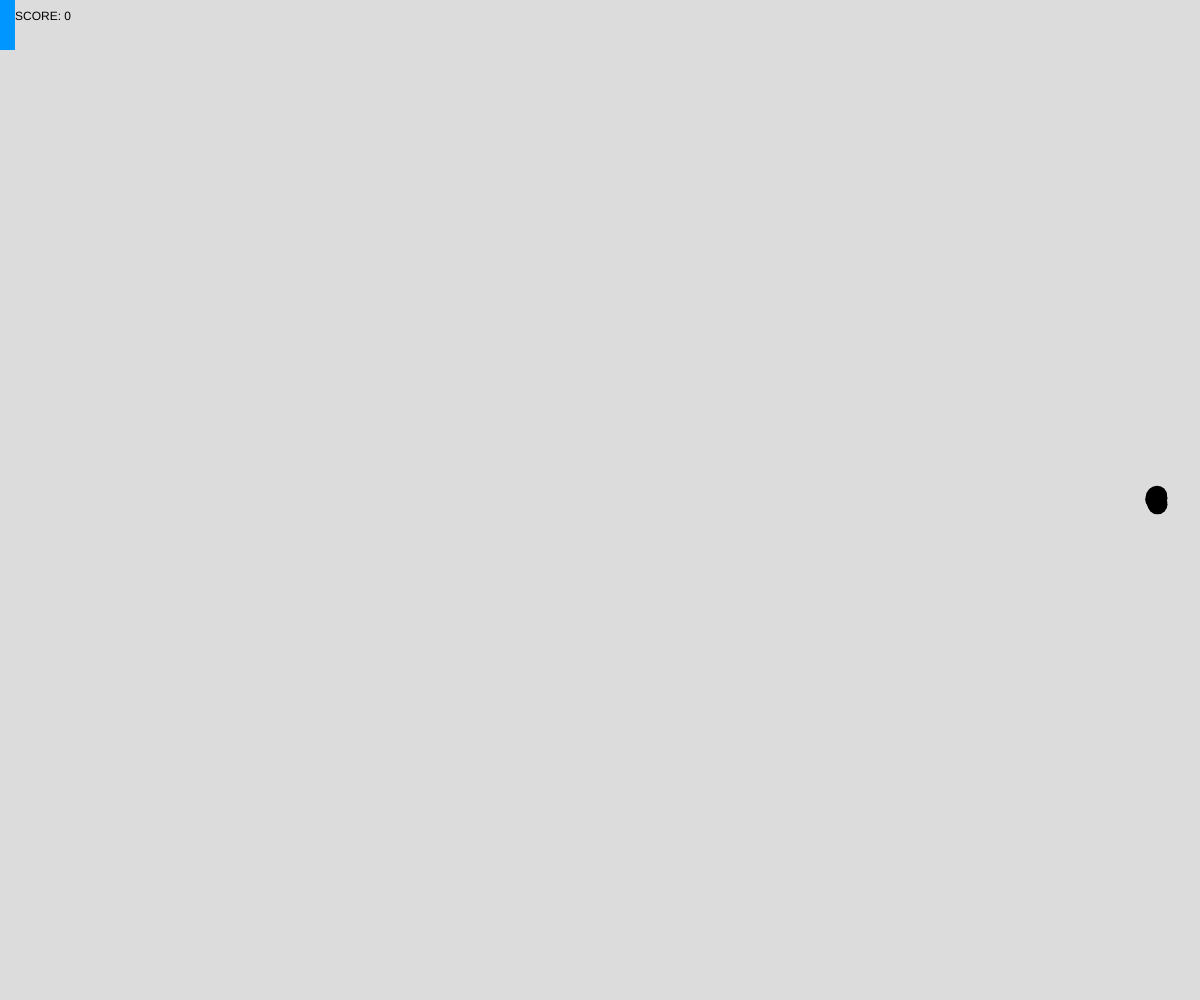
Frame 1 (no input)
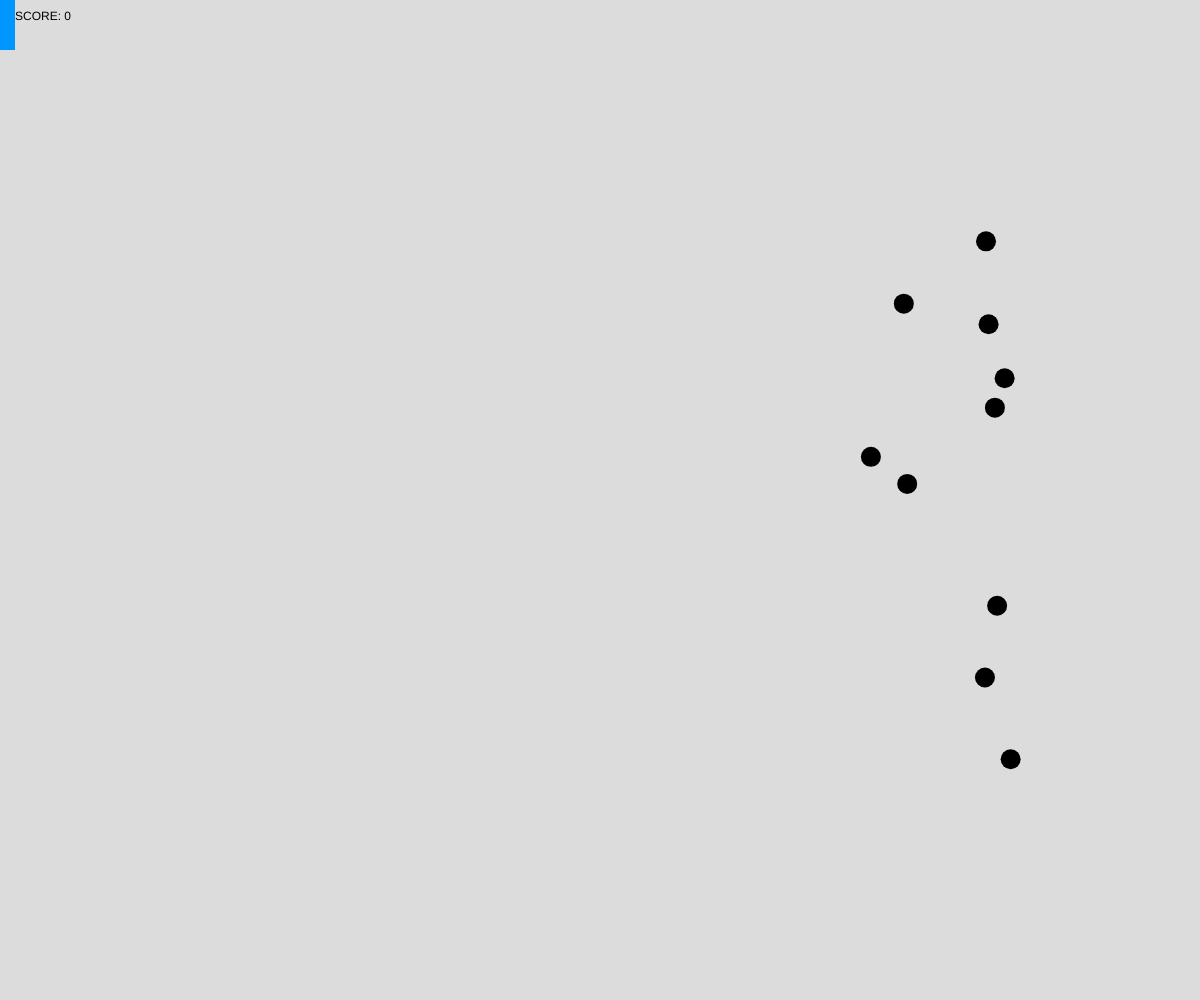
Frame 60 (no input)
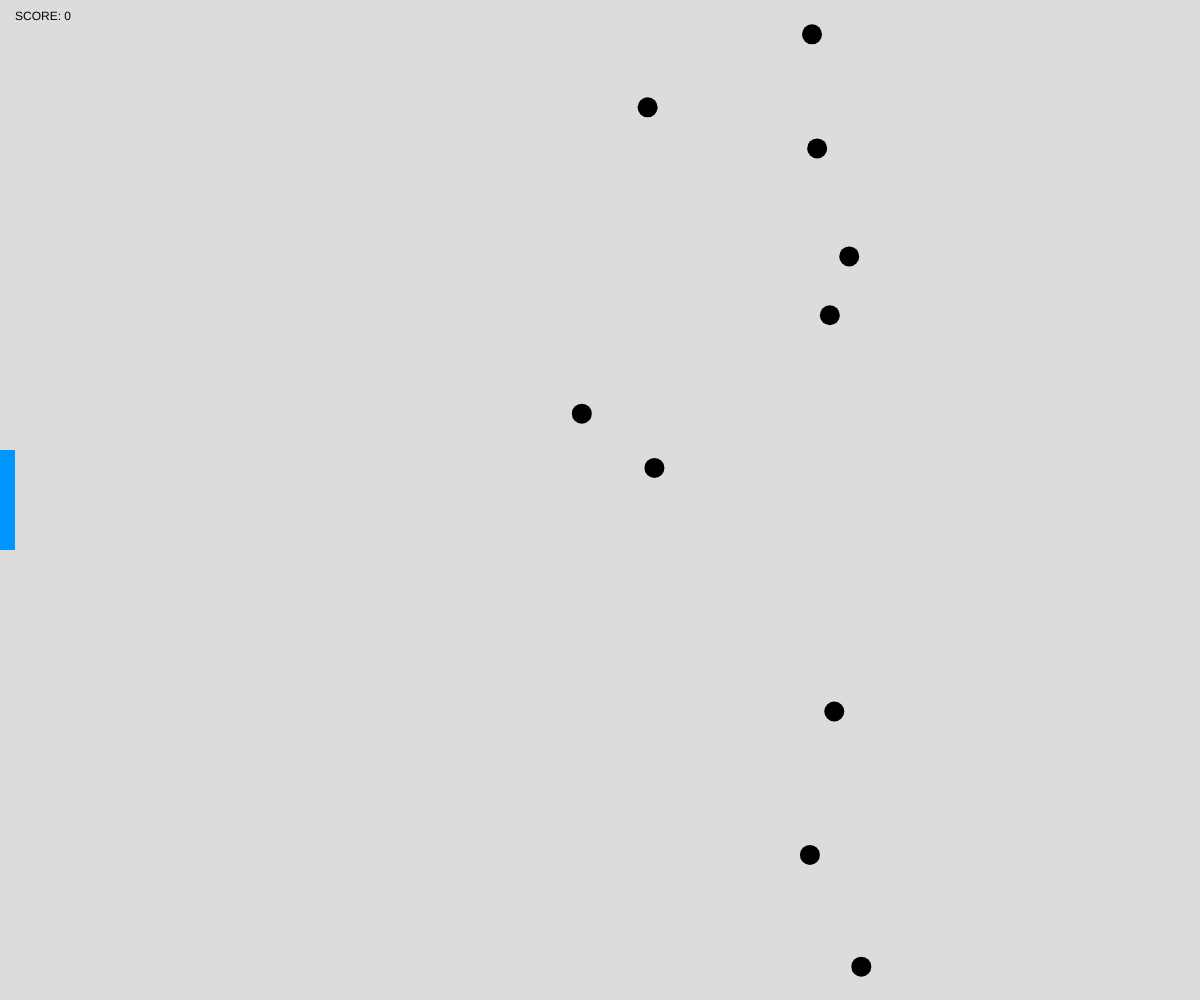
Frame 120 (the mouse pressed at the canvas centre since frame 60)

The p5.js sketch that drew these frames (run headless with seeded random() and noise() and a simulated clock; from frame 60 on, the mouse is pressed at the canvas centre):

// p5.js sketch
// ── sketch.js
/*
PONG: MULTI-BALL
Jeff Thompson | 2023 | jeffreythompson.org

CHALLENGES
1. Can you make the balls random colors?
2. How might you make certain balls give you
   power-ups or take away more points?

*/

let numBalls = 10;
let score =    0;

let balls;
let paddle;

function setup() {
  createCanvas(windowWidth, windowHeight);
  noCursor();

  // instead of one ball, create a list of them!
  balls = [];
  for (let i=0; i<numBalls; i++) {
    let b = new Ball();
    balls.push(b);
  }

  paddle = new Paddle();
}

function draw() {
  background(220);

  fill(0);
  noStroke();
  text('SCORE: ' + score, 15,20);
  
  // update and display all the balls
  for (let i=0; i<balls.length; i++) {
    balls[i].update();
    balls[i].display();
  }

  // nothing else is different!
  // that's what's so cool about object-oriented
  // programming, you can create a template and
  // add tons more instances with no extra work!
  
  paddle.update();
  paddle.display();
}


// ── ball.js
class Ball {
  constructor() {
    this.dia = 20;
    this.respawn();
  }
  update() {
    this.position.add(this.speed);

    // collision with paddle, reverse!
    let hit = this.checkCollision(paddle);
    if (hit) {
      this.speed.x *= -1;
      score += 1;
    }
    // past left edge, respawn!
    // (and reduce score by 1)
    if (this.position.x < 0) {
      this.respawn();
      score -= 1;
    }
    // bounce off left edge
    if (this.position.x > width - this.dia/2) {
      this.speed.x *= -1;
    }
    // bounce off top/bottom too
    if (this.position.y < this.dia/2 || this.position.y > height - this.dia/2) {
      this.speed.y *= -1;
    }
  }
  display() {
    fill(0);
    noStroke();
    circle(this.position.x, this.position.y, this.dia);
  }
  respawn() {
    this.position = createVector(width-this.dia*2, height/2);
    this.speed = createVector(
      random(-2, -5),
      random(-5, 5)
    );
  }
  checkCollision(p) {
    if (this.position.x - this.dia/2 < p.x + p.w/2 &&
        this.position.y > p.y - p.h/2 &&
        this.position.y < p.y + p.h/2 &&
        this.speed.x < 0) {
          return true;
    }
    return false;
  }
}


// ── paddle.js
class Paddle {
  constructor() {
    this.w = 15;
    this.h = 100;
    
    this.x = this.w / 2;
    this.y = height/2;
  }
  update() {
    this.y = mouseY;
  }
  display() {
    fill(0,150,255);
    noStroke();
    rectMode(CENTER);
    rect(this.x, this.y, this.w, this.h);
  }
}
